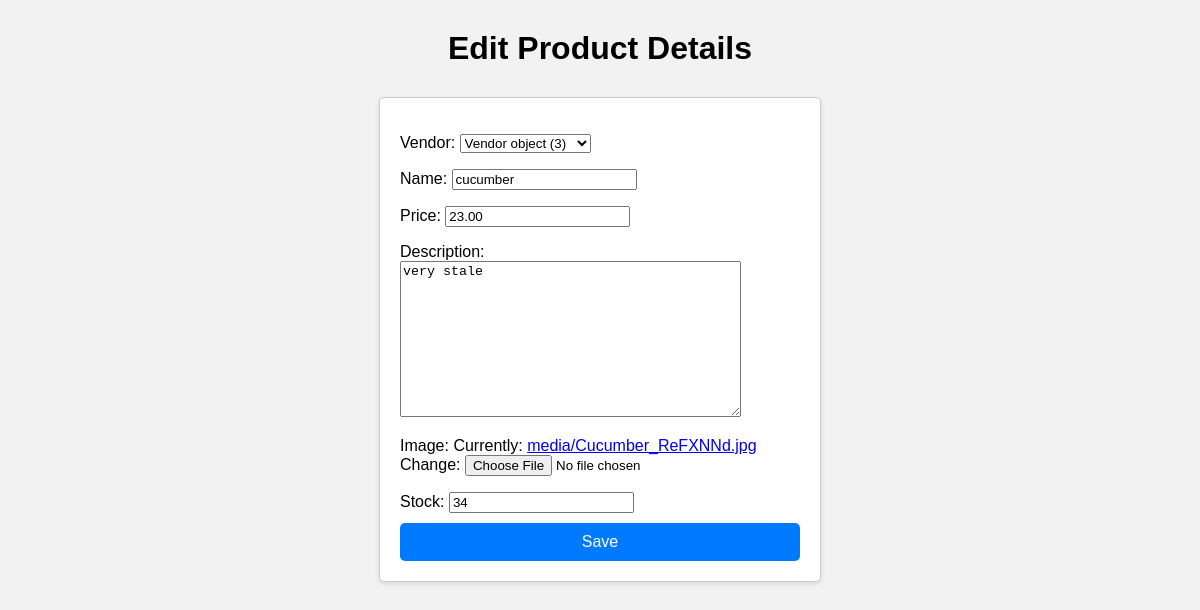
Screenshot of /inventory/product/edit/59/ with the database file from the repository.
### inventory/models.py (models this page shows)
class Product(models.Model):
    vendor=models.ForeignKey(Vendor, null=True, on_delete=models.CASCADE)
    name=models.CharField(max_length=32)
    price=models.DecimalField(max_digits=8,decimal_places=2)
    description=models.TextField()
    image=models.ImageField(upload_to='media')
    date_created=models.DateTimeField(auto_now_add=True)
    date_updated=models.DateTimeField(auto_now=True)
    stock=models.PositiveIntegerField()

### inventory/views.py (the view)
# urls.py: path("product/edit/<int:id>/", product_update_view, name="product_update_view"),
def product_update_view(request, id):
    product = Product.objects.get(id=id)
    if request.method == 'POST':
        form = ProductUploadForm(request.POST, instance=product)
        if form.is_valid():
            form.save()
            return redirect("products_list")
    else:
        form = ProductUploadForm(instance=product)
    return render(request, "inventory/edit_product.html", {'form': form})

### inventory/forms.py
class ProductUploadForm(forms.ModelForm):
    class Meta:
        model = Product
        fields = "__all__"

### templates/inventory/edit_product.html (shortened to what this page needs)
<!DOCTYPE html>
<html lang="en">
<head>
</head>
<body>
    <h1>Edit Product Details</h1>
    <form method="POST" class="upload-form">
       {{form.as_p}}
       <button type="submit">Save</button>
    </form>
</body>
</html>

### templates/inventory/edit_product.html (style rules this page uses)
body { font-family: Arial, sans-serif; background-color: #f2f2f2; margin: 0; padding: 0; }
h1 { text-align: center; margin: 30px 0; }
.upload-form { max-width: 400px; margin: 0 auto; background-color: #fff; border: 1px solid #ccc; padding: 20px; box-shadow: 0 2px 5px rgba(0, 0, 0, 0.1); border-radius: 5px; }
.upload-form button[type="submit"] { display: block; width: 100%; padding: 10px; background-color: #007BFF; color: #fff; border: none; border-radius: 5px; cursor: pointer; font-size: 16px; }
.upload-form p { margin-bottom: 10px; }

### rows the page displays
Product: vendor "Vendor object (3)", name "cucumber", price "23.00", description "very stale", stock "34"
